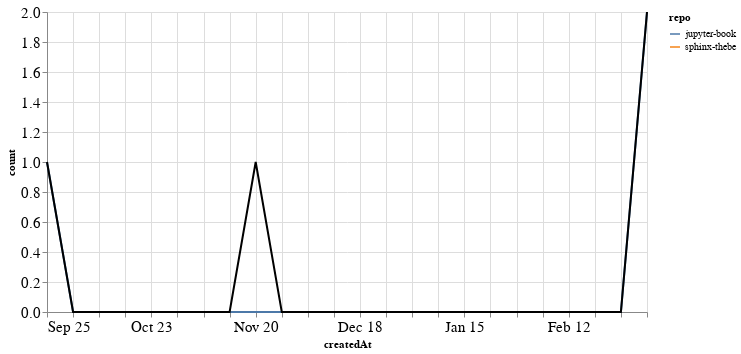

Write notebook code for a chart like this one.
### Markdown cell above
### PRs

### Code cell
prs_time = prs.groupby('repo').resample('W', on='createdAt').count()['author'].reset_index()
prs_time = prs_time.rename(columns={'author': 'count'})
prs_time_total = prs_time.groupby('createdAt').agg({"count": "sum"}).reset_index()

ch1 = alt.Chart(prs_time, width=600).mark_line().encode(
    x='createdAt',
    y='count',
    color='repo',
    tooltip="repo"
)

ch2 = alt.Chart(prs_time_total, width=600).mark_line(color="black").encode(
    x='createdAt',
    y='count',
)

ch1 + ch2

### Figure 1 — Vega-Lite specification as saved in the notebook (floating-point values rounded to 4 significant figures)
{"config": {"axisLeft": {"labelFontSize": 15}, "axisBottom": {"labelFontSize": 15}}, "layer": [{"data": {"name": "data-a8e7118cf91d5506d60662bad569f65e"}, "mark": "line", "encoding": {"color": {"field": "repo", "type": "nominal"}, "tooltip": {"field": "repo", "type": "nominal"}, "x": {"field": "createdAt", "type": "temporal"}, "y": {"field": "count", "type": "quantitative"}}, "width": 600}, {"data": {"name": "data-08baec31acf1fee06e145a243924657b"}, "mark": {"type": "line", "color": "black"}, "encoding": {"x": {"field": "createdAt", "type": "temporal"}, "y": {"field": "count", "type": "quantitative"}}, "width": 600}], "$schema": "https://vega.github.io/schema/vega-lite/v4.17.0.json", "datasets": {"data-a8e7118cf91d5506d60662bad569f65e": [{"repo": "jupyter-book", "createdAt": "2022-09-25T00:00:00", "count": 1}, {"repo": "jupyter-book", "createdAt": "2022-10-02T00:00:00", "count": 0}, {"repo": "jupyter-book", "createdAt": "2022-10-09T00:00:00", "count": 0}, {"repo": "jupyter-book", "createdAt": "2022-10-16T00:00:00", "count": 0}, {"repo": "jupyter-book", "createdAt": "2022-10-23T00:00:00", "count": 0}, {"repo": "jupyter-book", "createdAt": "2022-10-30T00:00:00", "count": 0}, {"repo": "jupyter-book", "createdAt": "2022-11-06T00:00:00", "count": 0}, {"repo": "jupyter-book", "createdAt": "2022-11-13T00:00:00", "count": 0}, {"repo": "jupyter-book", "createdAt": "2022-11-20T00:00:00", "count": 0}, {"repo": "jupyter-book", "createdAt": "2022-11-27T00:00:00", "count": 0}, {"repo": "jupyter-book", "createdAt": "2022-12-04T00:00:00", "count": 0}, {"repo": "jupyter-book", "createdAt": "2022-12-11T00:00:00", "count": 0}, {"repo": "jupyter-book", "createdAt": "2022-12-18T00:00:00", "count": 0}, {"repo": "jupyter-book", "createdAt": "2022-12-25T00:00:00", "count": 0}, {"repo": "jupyter-book", "createdAt": "2023-01-01T00:00:00", "count": 0}, {"repo": "jupyter-book", "createdAt": "2023-01-08T00:00:00", "count": 0}, {"repo": "jupyter-book", "createdAt": "2023-01-15T00:00:00", "count": 0}, {"repo": "jupyter-book", "createdAt": "2023-01-22T00:00:00", "count": 0}, {"repo": "jupyter-book", "createdAt": "2023-01-29T00:00:00", "count": 0}, {"repo": "jupyter-book", "createdAt": "2023-02-05T00:00:00", "count": 0}, {"repo": "jupyter-book", "createdAt": "2023-02-12T00:00:00", "count": 0}, {"repo": "jupyter-book", "createdAt": "2023-02-19T00:00:00", "count": 0}, {"repo": "jupyter-book", "createdAt": "2023-02-26T00:00:00", "count": 0}, {"repo": "jupyter-book", "createdAt": "2023-03-05T00:00:00", "count": 2}, {"repo": "sphinx-thebe", "createdAt": "2022-11-20T00:00:00", "count": 1}], "data-08baec31acf1fee06e145a243924657b": [{"createdAt": "2022-09-25T00:00:00", "count": 1}, {"createdAt": "2022-10-02T00:00:00", "count": 0}, {"createdAt": "2022-10-09T00:00:00", "count": 0}, {"createdAt": "2022-10-16T00:00:00", "count": 0}, {"createdAt": "2022-10-23T00:00:00", "count": 0}, {"createdAt": "2022-10-30T00:00:00", "count": 0}, {"createdAt": "2022-11-06T00:00:00", "count": 0}, {"createdAt": "2022-11-13T00:00:00", "count": 0}, {"createdAt": "2022-11-20T00:00:00", "count": 1}, {"createdAt": "2022-11-27T00:00:00", "count": 0}, {"createdAt": "2022-12-04T00:00:00", "count": 0}, {"createdAt": "2022-12-11T00:00:00", "count": 0}, {"createdAt": "2022-12-18T00:00:00", "count": 0}, {"createdAt": "2022-12-25T00:00:00", "count": 0}, {"createdAt": "2023-01-01T00:00:00", "count": 0}, {"createdAt": "2023-01-08T00:00:00", "count": 0}, {"createdAt": "2023-01-15T00:00:00", "count": 0}, {"createdAt": "2023-01-22T00:00:00", "count": 0}, {"createdAt": "2023-01-29T00:00:00", "count": 0}, {"createdAt": "2023-02-05T00:00:00", "count": 0}, {"createdAt": "2023-02-12T00:00:00", "count": 0}, {"createdAt": "2023-02-19T00:00:00", "count": 0}, {"createdAt": "2023-02-26T00:00:00", "count": 0}, {"createdAt": "2023-03-05T00:00:00", "count": 2}]}}
